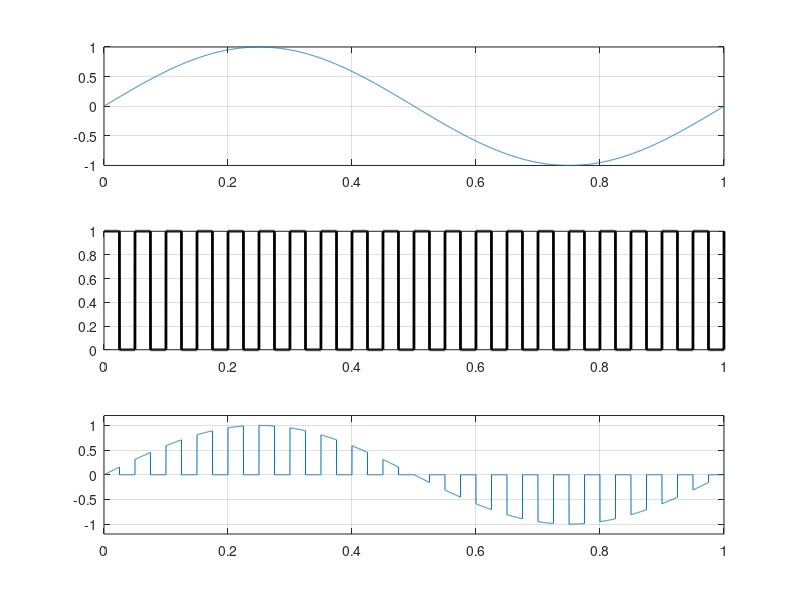

Here is the MATLAB script that generated this plot:
clear all;
close all;
clc;
 
t=0:0.0001:1;
s=sin(2*pi*t);
sv=.5.*square(2*pi*t*20)+.5;
h=sv.*s;

subplot(3,1,1)
plot(t,s)
grid on
subplot(3,1,2)
plot(t,sv,'k','linewidth',2)
grid on

subplot(3,1,3)
plot(t,h)
axis ([0 1 -1.2 1.2])
grid on
